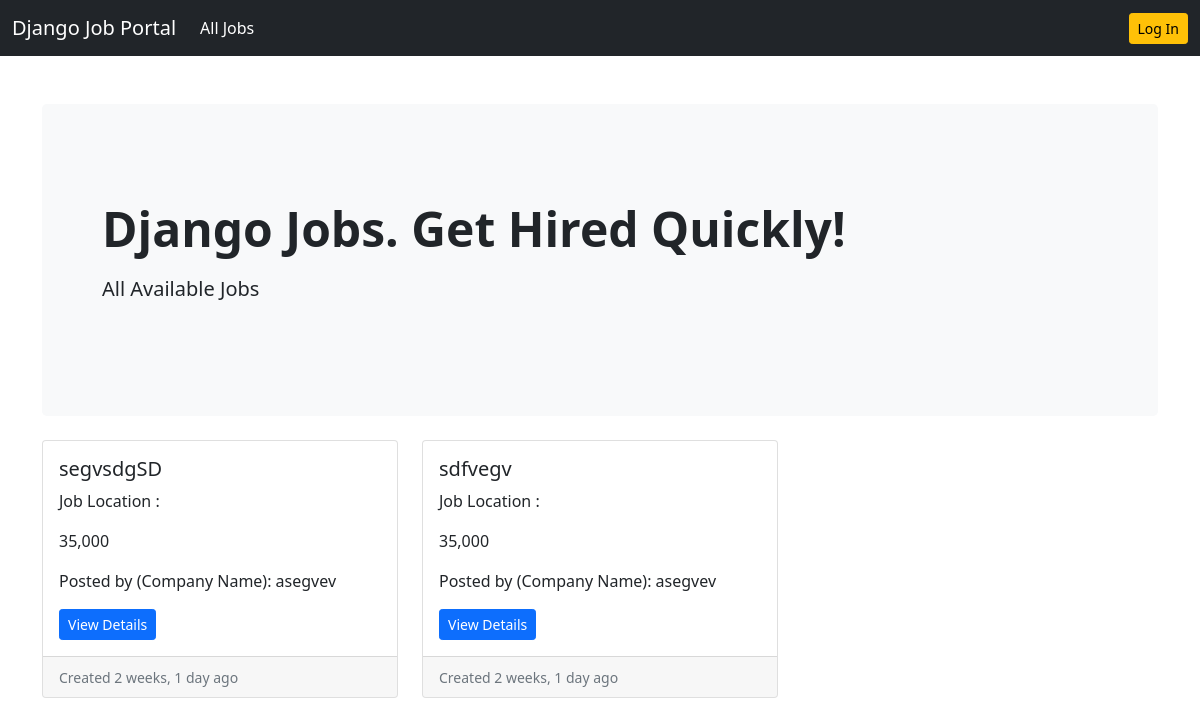
The page /job-listing/ on the database as committed earlier.
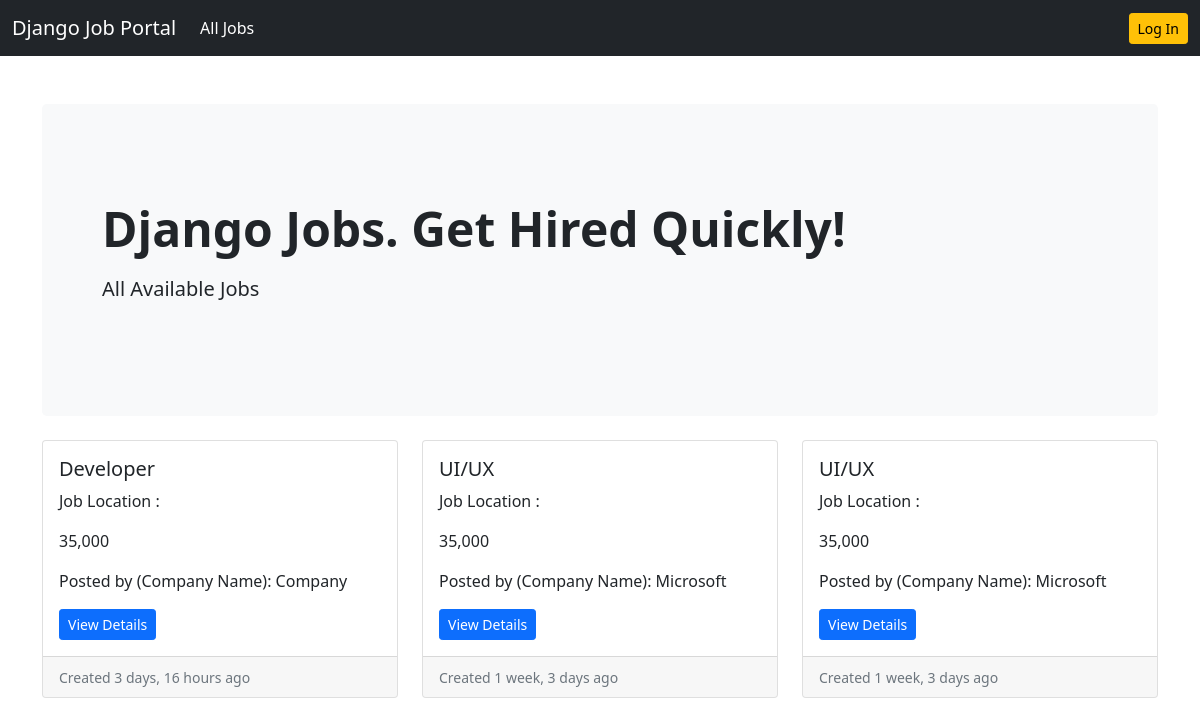
The same page on the database as committed later.
### job/models.py (models this page shows, shortened)
class Job(models.Model):
    job_type_choices = (
        ('Remote', 'Remote'),
        ('Onsite', 'Onsite'),
        ('Hybrid', 'Hybrid')
    )
    title_choices = (
        ('Developer', 'Developer'),
        ('Consultant','Consultant'),
        ('Analyst' , 'Analyst'),
        ('Manager' , 'Manager'),
        ('UI/UX' , 'UI/UX'),
        ('Human Resource' , 'Human Resource'),
        ('Operations' , 'Operations')
    )
    user = models.ForeignKey(User, on_delete=models.CASCADE)
    company = models.ForeignKey(Company, on_delete=models.CASCADE)
    title = models.CharField(max_length=100, choices = title_choices, null = True, blank = True)
    city = models.CharField(max_length=100)
    salary = models.PositiveIntegerField(default=35000)
    requirements = models.TextField()
    ideal_candidate = models.TextField()
    is_available = models.BooleanField(default=True)
    timestamp = models.DateTimeField(auto_now_add=True)
    industry = models.ForeignKey(Industry, on_delete=models.DO_NOTHING, null=True, blank=True)
    state = models.ForeignKey(State, on_delete=models.DO_NOTHING, null=True, blank=True)
    job_type = models.CharField(max_length=20, choices=job_type_choices, null=True, blank=True)

### company/models.py (models this page shows)
class Company(models.Model):
    user = models.OneToOneField(User, on_delete=models.CASCADE)
    name = models.CharField(max_length = 100, null = True, blank = True)
    estd = models.PositiveIntegerField(null = True, blank = True)
    city = models.CharField(max_length = 100, null = True, blank = True)
    state = models.CharField(max_length = 100, null = True, blank = True)
    def __str__(self):
        return self.name

### website/views.py (the view)
# urls.py: path('job-listing/', views.job_listing, name='job-listing'),
def job_listing(request):
    jobs = Job.objects.filter(is_available=True).order_by('-timestamp')
    context = {'jobs':jobs}
    return render(request, 'website/job_listing.html', context)

### templates/website/job_listing.html
{% extends 'base.html' %}
{% load humanize %}
{% block content %}
<section>
    <div class="p-5 mb-4 bg-light rounded-3">
        <div class="container-fluid py-5">
            <h2 class="display-5 fw-bold">Django Jobs. Get Hired Quickly!</h2>
            <p class="col-md-8 fs-5 mt-3">
                All Available Jobs
            </p>
        </div>
    </div>
</section>
<div class="row row-cols-1 row-cols-md-3 g-4">
    {% if jobs %}
    {% for job in jobs %}
    <div class="col">
        <div class="card h-100">
            <div class="card-body">
                <h5 class="card-title">{{job.title}}</h5>
                <p class="card-text">Job Location : {{job.location}}</p>
                <p class="card-text"> {{job.salary| intcomma}}</p>
                <p class="card-text"> Posted by (Company Name): {{job.company}}</p>
                <a class="btn btn-primary btn-sm" href = "{% url 'job-details' job.pk %}"> View Details </a>
            </div>
            <div class="card-footer">
                <small class="text-muted">Created {{job.timestamp|naturaltime}}</small>
            </div>
        </div>
    </div>
    {% endfor %}
    {% endif %}
</div>
<br>
{% endblock content %}

Rows that differ between the two databases and show on the page:
added Job: title "Developer", salary "35,000", company "Company", timestamp "3 days, 16 hours ago"
changed Job (number 2 of 3 on the later page): title "segvsdgSD" → "UI/UX"; company "asegvev" → "Microsoft"; timestamp "2 weeks, 1 day ago" → "1 week, 3 days ago"
changed Job (number 3 of 3 on the later page): title "sdfvegv" → "UI/UX"; company "asegvev" → "Microsoft"; timestamp "2 weeks, 1 day ago" → "1 week, 3 days ago"
